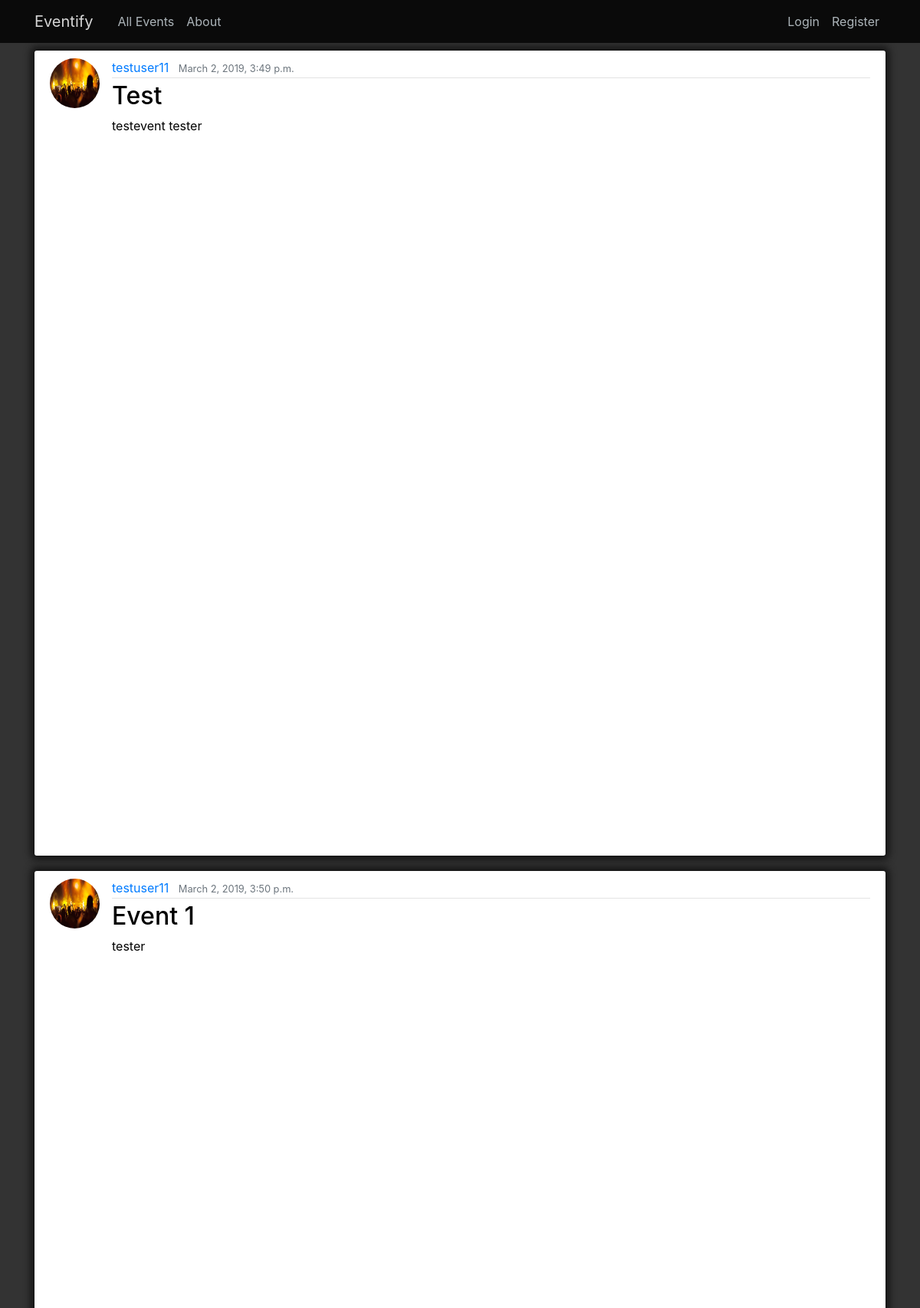
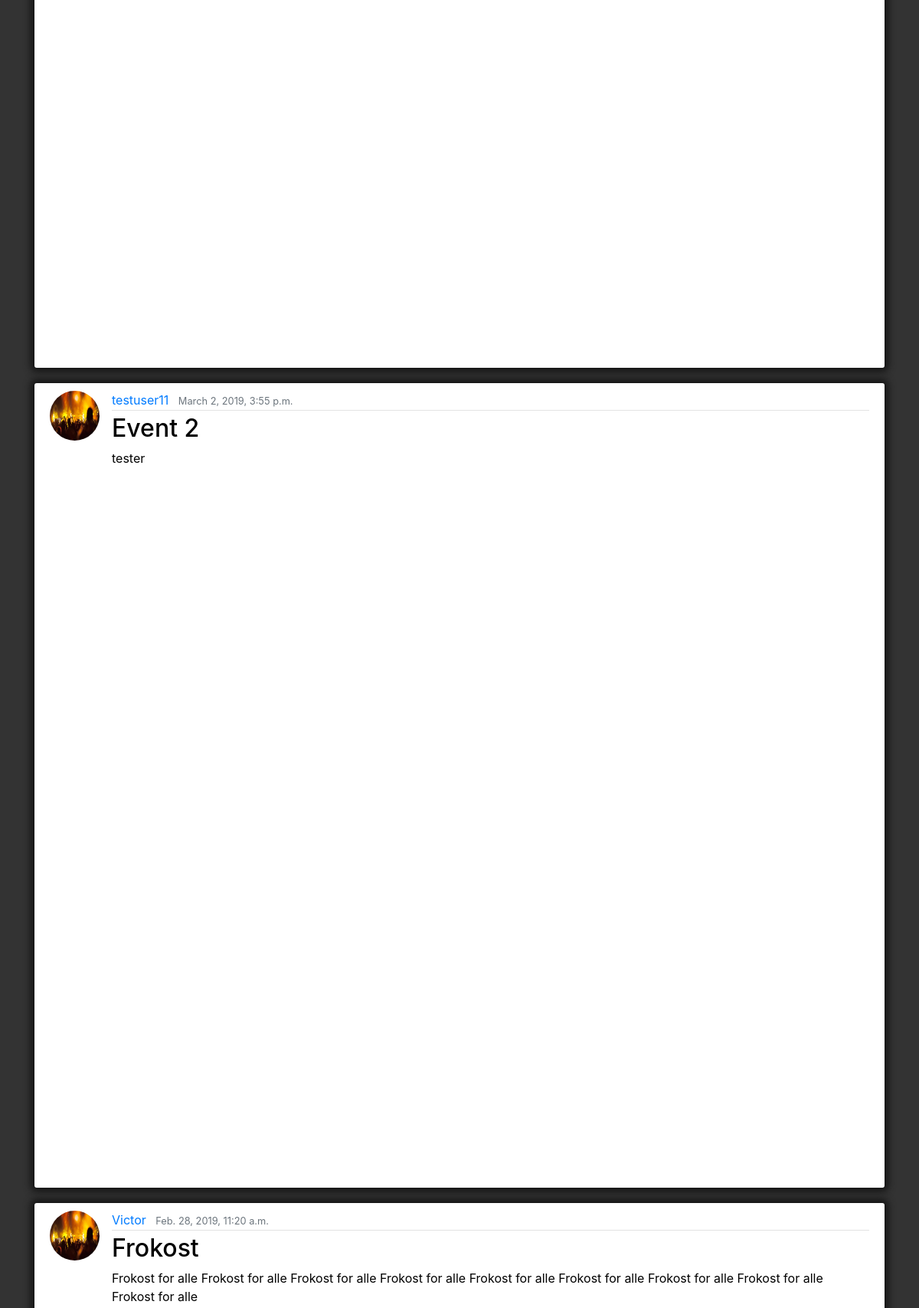
Page /all-events/ (upper part) on the committed database (2 pictures, top to bottom).
### event/models.py (models this page shows, shortened)
class Post(models.Model):
    title = models.CharField(max_length=100)
    date_posted = models.DateTimeField(default=timezone.now)
    author = models.ForeignKey(User, on_delete=models.CASCADE, null=True)
    attendees = models.ManyToManyField(User, related_name='attendees')
    start_date = models.DateTimeField(null=True, blank=True)
    end_date = models.DateTimeField(null=True, blank=True)
    attendance_limit = models.IntegerField(null=True, default=10000, blank=True)
    location = models.CharField(max_length=100, null=True)
    content = models.TextField()
    image = models.ImageField(default="default_event.jpg", upload_to="event_images", blank=True)
    is_private = models.BooleanField(default=False)
    class Meta:
       ordering = ['-start_date']

### event/views.py (the view)
# urls.py: path('all-events/', event_views.HtmlRender.allEvents, name='all-events'),
    def allEvents(request):
        events = Post.objects.filter(is_private=False)
        try:
            events = events.exclude(author=request.user)
        except TypeError:
            pass
        context = {
            'page': 'allEvents',
            'coverHeading': 'All Events',
            'events': events
        }
        return render(request, 'event/all_events.html', context)

### event/templates/event/all_events.html
{% extends "event/base.html" %}
{% block content %}
    {% for event in events %}
        <article class="media content-section">
            <img class="rounded-circle article-img" src="{{ event.image.url }}" alt="">
            <div class="media-body">
                <div class="article-metadata">
                    <a class="mr-2" href="#">{{ event.author }}</a>
                    <small class="text-muted">{{ event.date_posted }}</small>
                </div>
                <h2><a class="article-title" href="{% url 'event-detail' event.id %}">{{ event.title }}</a></h2>
                <p class="article-content">{{ event.content }}</p>
            </div>
        </article>
    {% endfor %}
{% endblock %}

### event/static/event/main.css (style rules this page uses)
body { background: #fafafa; color: #333333; background-color: #333333; margin-top: 3.5rem; margin-outside: 0px; }
h1, h2, h3, h4, h5, h6 { color: #444444; }
.content-section { background: white; padding: 10px 20px; border-radius: 3px; margin-bottom: 20px; margin-top:10px; color: blue; box-shadow: 0 0 10px 5px #141414; width: 100%; height: 1050px; }
.article-title { color: black; }
.article-content { white-space: pre-line; color: black; }
.article-img { height: 65px; width: 65px; margin-right: 16px; }
.article-metadata { padding-bottom: 1px; margin-bottom: 4px; border-bottom: 1px solid #e3e3e3 }

### rows in the picture
Post: image (placeholder picture), author "testuser11", date_posted "March 2, 2019, 3:49 p.m.", title "Test", content "testevent tester"
Post: image (placeholder picture), author "testuser11", date_posted "March 2, 2019, 3:50 p.m.", title "Event 1", content "tester"
Post: image (placeholder picture), author "testuser11", date_posted "March 2, 2019, 3:55 p.m.", title "Event 2", content "tester"
Post: image (placeholder picture), author "Victor", date_posted "Feb. 28, 2019, 11:20 a.m.", title "Frokost", content "Frokost for alle Frokost for alle Frokost for alle Frokost for alle Frokost for alle Frokost for alle Frokost for alle Frokost for alle Frokost for alle"
